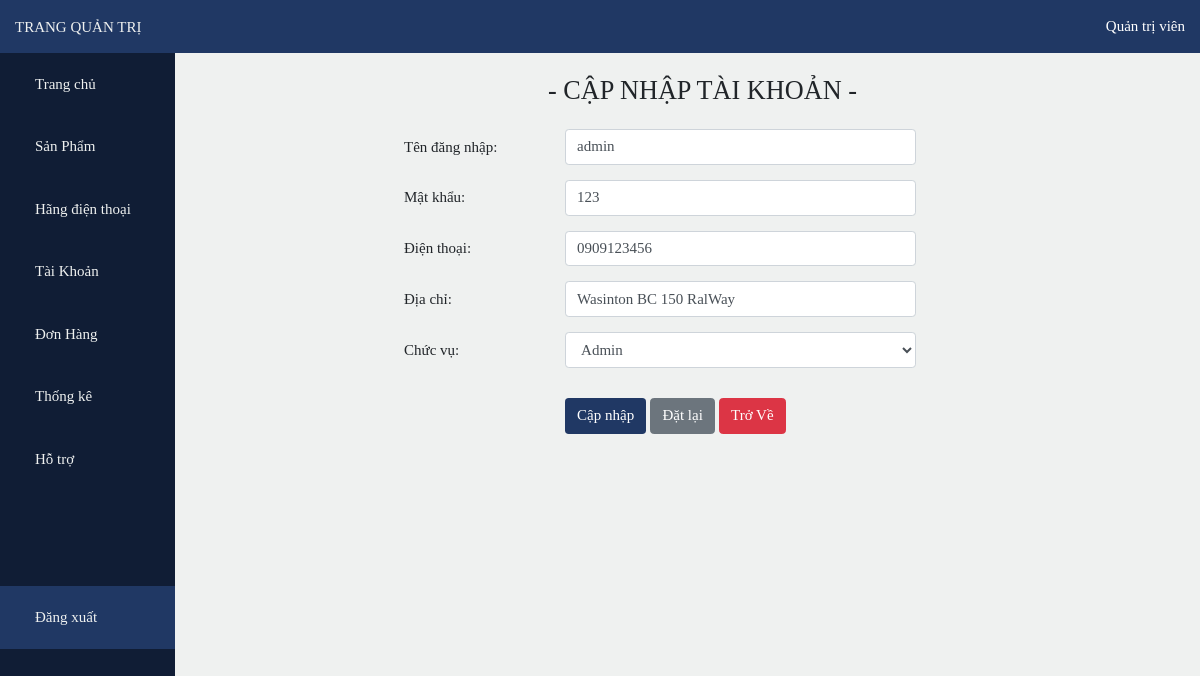
Screenshot of /admin/index.php?page=au&id=1 with the database file from the repository.
### tables this page shows
CREATE TABLE `taikhoan` (
  `MaTaiKhoan` int(10) NOT NULL,
  `TenDangNhap` varchar(50) NOT NULL,
  `MatKhau` varchar(50) NOT NULL,
  `Admin` bit(1) NOT NULL,
  `DienThoai` varchar(10) NOT NULL,
  `DiaChi` varchar(200) NOT NULL
);

### functions.php (called while the page is built, shortened)
<?php
    require('database/DBController.php');
    require('database/Cart.php');
    require('database/Account.php');
    $db = new DBController();
    $account = new Account($db);
?>

### database/Account.php (called while the page is built, shortened)
<?php
class Account
{
    public $db = null;
    public function __construct(DBController $db)
    {
        $this->db = $db;
    }
    public function getAccountOnlly($accountID, $table = 'taikhoan')
    {
        if (isset($accountID)) {
            $result = $this->db->con->query("SELECT * FROM {$table} WHERE MaTaiKhoan=$accountID");
        }
        $item = mysqli_fetch_array($result, MYSQLI_ASSOC);
        return $item;
    }
}

### database/DBController.php (called while the page is built, shortened)
<?php
    class DBController{
        protected $host = 'localhost';
        protected $user = 'root';
        protected $password = "";
        protected $database = "bandienthoai";
        public function __construct()
        {
            $this->con = mysqli_connect($this->host,$this->user,$this->password,$this->database);
        }
    }
?>

### admin/account/update.php (the view, shortened to what this page needs)
<?php
if (isset($_GET["id"])) {
    $accountID = $_GET["id"];
    $accountItem = $account->getAccountOnlly($accountID);
}
?>
<div class="mt-4">
    <h3 class=" text-center mb-4">- CẬP NHẬP TÀI KHOẢN -</h3>
    <form action="" method="post" enctype="multipart/form-data" style="width:50%;margin-left:20%">
        <div class="form-group row">
            <label class="col-sm-4 col-form-label">Tên đăng nhập: </label>
            <input required type="text" name="tenDangNhap" class="form-control col-sm-8" value="<?php echo $accountItem['TenDangNhap']; ?>">
        </div>
        <div class="form-group row">
            <label class="col-sm-4 col-form-label">Mật khẩu: </label>
            <input required type="text" name="matKhau" class="form-control col-sm-8" value="<?php echo $accountItem['MatKhau']; ?>">
        </div>
        <div class="form-group row">
            <label class="col-sm-4 col-form-label">Điện thoại: </label>
            <input required type="text" name="dienThoai" class="form-control col-sm-8" value="<?php echo $accountItem['DienThoai']; ?>">
        </div>
        <div class="form-group row">
            <label class="col-sm-4 col-form-label">Địa chỉ: </label>
            <input required type="text" name="diaChi" class="form-control col-sm-8" value="<?php echo $accountItem['DiaChi']; ?>">
        </div>
        <div class="form-group row">
            <label class="col-sm-4 col-form-label">Chức vụ: </label>
            <select name="chucVu" class="col-sm-8 form-control" required>
                <option value="1" <?php if ($accountItem['Admin'] == 1) {
                    echo 'selected';
                } ?>>Admin</option>
            </select>
        </div>
        <div class="form-group row">
            <p class="col-sm-4"></p>
            <div class="col-sm-8 pl-0 pt-3">
                <input required class="btn btn-color" type="submit" name="updateAccount" value="Cập nhập">
                <button class="btn btn-secondary" type="reset">Đặt lại</button>
                <a href="index.php?page=a" class="btn btn-danger">Trở Về</a>
            </div>
        </div>
    </form>
</div>

### admin/style.css (style rules this page uses)
:root { --mainColor:#203864; --bgColor:#eff1f0; }
* { font-family: Bahnschrift Light; font-size: 15px; scroll-behavior: smooth; box-sizing: border-box; }
body { background-color: var(--bgColor); overflow-x: hidden; }
.btn-color { color: white; background-color: var(--mainColor); }

### rows the page displays
taikhoan: tenDangNhap "admin", matKhau "123", dienThoai "0909123456", diaChi "Wasinton BC 150 RalWay", chucVu "Admin"
